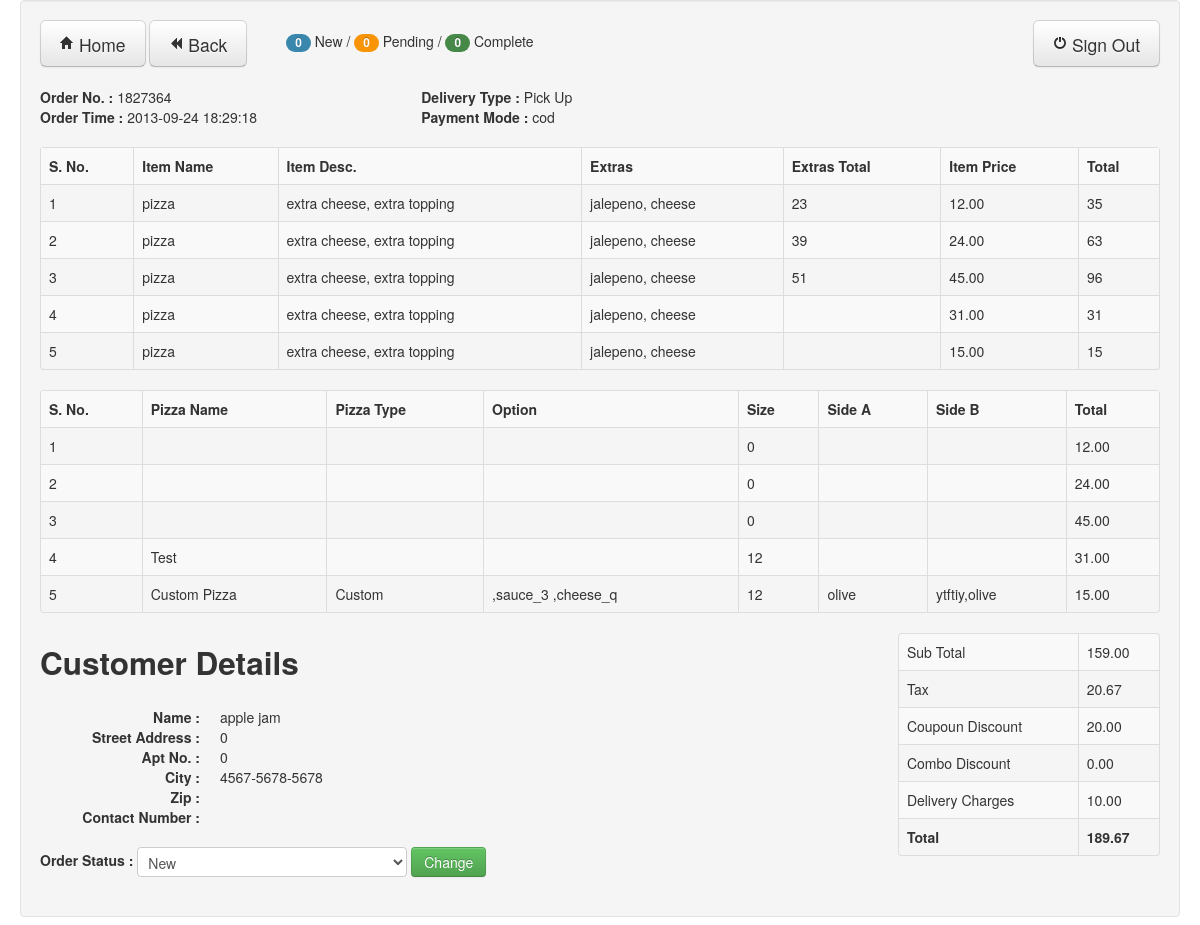
Screenshot of /orderDetails.php?url_mainorder_id=1827364&url_user_id=11&url_status_id=enable (signed in) with the database file from the repository.
### tables this page shows
CREATE TABLE IF NOT EXISTS `orders` (
  `mainorder_id` int(15) NOT NULL,
  `ip_address` varchar(255) NOT NULL,
  `session_id` varchar(255) NOT NULL,
  `order_date` date NOT NULL,
  `order_time` timestamp NOT NULL DEFAULT CURRENT_TIMESTAMP ON UPDATE CURRENT_TIMESTAMP,
  `time_mode` text NOT NULL,
  `status_deliver` text NOT NULL,
  `status_pickup` text NOT NULL,
  `status_dineup` text NOT NULL,
  `first_name` text NOT NULL,
  `last_name` text NOT NULL,
  `email` varchar(255) NOT NULL,
  `phone` varchar(255) NOT NULL,
  `add1` varchar(255) NOT NULL,
  `apt_no` int(11) NOT NULL,
  `city` varchar(255) NOT NULL,
  `zip` int(11) NOT NULL,
  `userid` int(11) NOT NULL,
  `status` varchar(255) NOT NULL,
  `dlinedate` varchar(45) NOT NULL,
  `dlinetime` varchar(25) NOT NULL,
  `appar_avail` varchar(12) NOT NULL,
  `subtotal` decimal(11,2) NOT NULL,
  `combo_dis` decimal(11,2) NOT NULL,
  `guest_id` int(11) NOT NULL,
  `user_id` int(11) NOT NULL,
  `order_total` decimal(11,2) NOT NULL,
  `coupon_discount` decimal(11,2) NOT NULL,
  `tax` decimal(11,2) NOT NULL,
  `delivery_charge` decimal(11,2) NOT NULL,
  `order_status` int(11) NOT NULL,
  `payment_mode` varchar(12) NOT NULL,
  PRIMARY KEY (`mainorder_id`)
);

CREATE TABLE IF NOT EXISTS `cart_order_items` (
  `temp_order_id` int(11) NOT NULL AUTO_INCREMENT,
  `order_id` int(11) NOT NULL,
  `session_id` varchar(255) NOT NULL,
  `item_id` int(11) NOT NULL,
  `selected_options` varchar(255) NOT NULL,
  `extra_items` varchar(255) NOT NULL,
  `extra_price` varchar(255) NOT NULL,
  `pizzaname` varchar(255) NOT NULL,
  `size` int(11) NOT NULL,
  `price` decimal(11,2) NOT NULL,
  `pizzatype` varchar(255) NOT NULL,
  `crusttype` varchar(255) NOT NULL,
  `option` varchar(255) NOT NULL,
  `toppingsideA` varchar(255) NOT NULL,
  `toppingsideB` varchar(255) NOT NULL,
  `userid` int(11) NOT NULL,
  `status` varchar(255) NOT NULL,
  `pizzaid` int(11) NOT NULL,
  `item_name` varchar(255) DEFAULT NULL,
  `selected_options_name` varchar(255) DEFAULT NULL,
  `extra_items_name` varchar(255) DEFAULT NULL,
  PRIMARY KEY (`temp_order_id`)
);

### orderDetails.php (the view, shortened to what this page needs)
<?php require_once('Connections/online_order.php'); ?>
<?php
$logoutAction = $_SERVER['PHP_SELF']."?doLogout=true";
if ((isset($_SERVER['QUERY_STRING'])) && ($_SERVER['QUERY_STRING'] != "")){
  $logoutAction .="&". htmlentities($_SERVER['QUERY_STRING']);
}
?>
<?php
if (!function_exists("GetSQLValueString")) {
function GetSQLValueString($theValue, $theType, $theDefinedValue = "", $theNotDefinedValue = "")
{
  $theValue = function_exists("mysql_real_escape_string") ? mysql_real_escape_string($theValue) : mysql_escape_string($theValue);
  switch ($theType) {
    case "long":
    case "int":
      $theValue = ($theValue != "") ? intval($theValue) : "NULL";
      break;
  }
  return $theValue;
}
}
$colname_rsUserInfo = "-1";
if (isset($_GET['url_user_id'])) {
  $colname_rsUserInfo = $_GET['url_user_id'];
}
$colname_rsOrderDetails = "-1";
if (isset($_GET['url_mainorder_id'])) {
  $colname_rsOrderDetails = $_GET['url_mainorder_id'];
}
$colname_Status = "-1";
if (isset($_GET['url_status_id'])) {
  $colname_Status = $_GET['url_status_id'];
}
$query_rsUserInfo = sprintf("SELECT * FROM orders WHERE userid = %s AND status ='%s' AND mainorder_id = %s" , GetSQLValueString($colname_rsUserInfo, "int"),$colname_Status,GetSQLValueString($colname_rsOrderDetails, "int"));
$rsUserInfo = mysql_query($query_rsUserInfo, $online_order) or die(mysql_error());
$row_rsUserInfo = mysql_fetch_assoc($rsUserInfo);
$query_rsOrderDetails = sprintf("SELECT * FROM cart_order_items WHERE order_id = %s", GetSQLValueString($colname_rsOrderDetails, "int"));
$rsOrderDetails = mysql_query($query_rsOrderDetails, $online_order) or die(mysql_error());
$row_rsOrderDetails = mysql_fetch_assoc($rsOrderDetails);
$query_rsOrderStatus = sprintf("SELECT * FROM order_updt_status WHERE status = '%s' AND userid=%s AND mainorder_id = %s",$colname_Status,GetSQLValueString($colname_rsUserInfo, "int"),GetSQLValueString($colname_rsOrderDetails, "int"));
$rsOrderStatus = mysql_query($query_rsOrderStatus, $online_order) or die(mysql_error());
$row_orderStatus = mysql_fetch_assoc($rsOrderStatus);
$update_status = $row_orderStatus['update_status'];
$query_newOrder = sprintf("SELECT * FROM order_updt_status WHERE update_status = 1 AND status='$colname_Status' AND userid = %s",GetSQLValueString($colname_rsUserInfo, "int") );
$query_pendingOrder = sprintf("SELECT * FROM order_updt_status WHERE update_status = 2 AND status='$colname_Status' AND userid = %s",GetSQLValueString($colname_rsUserInfo, "int") );
$query_completeOrder = sprintf("SELECT * FROM order_updt_status WHERE update_status = 3 AND status='$colname_Status' AND userid = %s",GetSQLValueString($colname_rsUserInfo, "int") );
$count_newOrder = mysql_query($query_newOrder, $online_order) or die(mysql_error());
$count_pendingOrder = mysql_query($query_pendingOrder, $online_order) or die(mysql_error());
$count_completeOrder = mysql_query($query_completeOrder, $online_order) or die(mysql_error());
$totalRows_newOrder = mysql_num_rows($count_newOrder);
$totalRows_pendingOrder = mysql_num_rows($count_pendingOrder);
$totalRows_completeOrder = mysql_num_rows($count_completeOrder);
$query_rsPizzaDetails = sprintf("SELECT * FROM cart_order_items WHERE order_id = %s AND item_name='pizza'", $colname_rsOrderDetails);
$rsPizzaDetails = mysql_query($query_rsPizzaDetails, $online_order) or die(mysql_error());
$row_rsPizzaDetails = mysql_fetch_assoc($rsPizzaDetails);
?>
<!DOCTYPE html>
<html>
<head>
  <link href="css/bootstrap.min.css" rel="stylesheet" media="screen">
    </head>
    <body>
      <div class="container-fluid">
        <div class="row-fluid">
          <div class="well">
            <div class="row-fluid">
              <a href="viewOrder.php" class="btn btn-large" type="button"><i class="icon-home"> </i> Home</a>
       <a href="viewOrder.php" class="btn btn-large" type="button"><i class="icon-backward"> </i> Back</a>
         <span class="badge badge-info"><?php echo $totalRows_newOrder; ?></span> New /
         <span class="badge badge-warning"><?php echo $totalRows_pendingOrder; ?></span> Pending /
         <span class="badge badge-success"><?php echo $totalRows_completeOrder; ?></span> Complete
        <a href="<?php echo $logoutAction ?>">
               <button class="btn btn-large pull-right" type="button"><i class="icon-off"> </i> Sign Out</button>
              </a>
             </div>
          <br>
                    <div class="row-fluid">
            <div class="span4">
             <strong> Order No. : </strong>
              <?php echo $row_rsUserInfo['mainorder_id']; ?>
              <br>
             <strong> Order Time :</strong>
               <?php echo $row_rsUserInfo['order_time']; ?>
            </div>
            <div class="span4">
             <strong> Delivery Type :</strong>
                                    <?php
        if($row_rsUserInfo['status_pickup'] == "yes")
          echo "Pick Up";
         ?>
              <br>
             <strong> Payment Mode :</strong>
               <?php echo $row_rsUserInfo['payment_mode']; ?>
            </div>
          </div>
          <br>
          <table class="table table-striped table-bordered">
            <tr>
              <th>S. No.</th>
              <th>Item Name</th>
              <th>Item Desc.</th>
              <th>Extras</th>
              <th>Extras Total</th>
              <th>Item Price</th>
              <th>Total</th>
            </tr>
            <?php $i = 1; do { ?>
  <tr>
    <td><?php echo $i++; ?></td>
    <td>
<?php echo $row_rsOrderDetails['item_name']; ?>
    </td>
    <td><?php echo $row_rsOrderDetails['selected_options_name']; ?></td>
    <td><?php echo $row_rsOrderDetails['extra_items_name']; ?></td>
    <td><?php echo $row_rsOrderDetails['extra_price']; ?></td>
    <td><?php echo $row_rsOrderDetails['price']; ?></td>
    <td><?php echo $row_rsOrderDetails['price']+$row_rsOrderDetails['extra_price']; ?></td>
  </tr>
  <?php } while ($row_rsOrderDetails = mysql_fetch_assoc($rsOrderDetails)); ?>
          </table>
                      <table class="table table-striped table-bordered">
              <tr>
              <th>S. No.</th>
                <th>Pizza Name</th>
                <th>Pizza Type</th>
                <th>Option</th>
                <th>Size</th>
                <th>Side A</th>
                <th>Side B</th>
                <th>Total</th>
              </tr>
              <?php $i = 1; do { ?>
              <tr>
              <td><?php echo $i++; ?></td>
                <td><?php echo $row_rsPizzaDetails['pizzaname']; ?></td>
                <td><?php echo $row_rsPizzaDetails['pizzatype']; ?></td>
                <td><?php echo $row_rsPizzaDetails['option']; ?></td>
                <td><?php echo $row_rsPizzaDetails['size']; ?></td>
                <td><?php echo $row_rsPizzaDetails['toppingsideA']; ?></td>
                <td><?php echo $row_rsPizzaDetails['toppingsideB']; ?></td>
                <td><?php echo $row_rsPizzaDetails['price']; ?></td>
              </tr>
               <?php } while ($row_rsPizzaDetails = mysql_fetch_assoc($rsPizzaDetails)); ?>
            </table>
<div class="row-fluid">
<div class="span8"
          <br>
          <h2>Customer Details</h2>
          <div class="row-fluid">
            <div class="span6">
            <dl class="dl-horizontal">
              <dt>Name :</dt>
              <dd><?php echo $row_rsUserInfo['first_name'] . " " . $row_rsUserInfo['last_name']; ?></dd>
              <dt>Street Address :</dt>
              <dt>Apt No. :</dt>
              <dd><?php echo $row_rsUserInfo['apt_no']; ?></dd>
              <dt>City :</dt>
              <dt>Zip :</dt>
              <dd><?php echo $row_rsUserInfo['zip']; ?></dd>
              <dt>Contact Number :</dt>
              <dd><?php echo $row_rsUserInfo['phone']; ?></dd>
            </dl>
            </div>
          </div>
<form class="form-inline" method="adminOrderDetails.php">
<fieldset>
  <label class="control-label"><strong>Order Status : </strong></label>
    <select id="orderStatus" name="orderStatus" class="input-xlarge">
      <option value="1" <?php if($update_status == 1) echo "selected"; ?>>New</option>
    </select>
<input id="orderChange" name="orderChange" class="btn btn-success" type="submit" value="Change">
</fieldset>
</form>
</div>
<div class="span3 pull-right">
  <table class="table table-bordered table-striped table-hover">
  <tr>
    <td>Sub Total</td>
    <td><?php echo $row_rsUserInfo['subtotal']; ?></td>
  </tr>
  <tr>
    <td>Tax</td>
    <td><?php echo $row_rsUserInfo['tax']; ?></td>
  </tr>
  <tr>
    <td>Coupoun Discount</td>
    <td><?php echo $row_rsUserInfo['coupon_discount']; ?></td>
  </tr>
  <tr>
    <td>Combo Discount</td>
    <td><?php echo $row_rsUserInfo['combo_dis']; ?></td>
  </tr>
  <tr>
    <td>Delivery Charges</td>
    <td><?php echo $row_rsUserInfo['delivery_charge']; ?></td>
  </tr>
  <tr>
    <td><strong>Total</strong></td>
    <td><strong><?php echo $row_rsUserInfo['order_total']; ?></strong></td>
  </tr>
  </table>
</div>
</div>
        </div>
      </div>
    </div>
  </body>
  </html>

### rows the page displays
orders: mainorder_id "1827364", order_time "2013-09-24 18:29:18", payment_mode "cod", first_name "apple", last_name "jam", apt_no "0", zip "0", phone "4567-5678-5678", subtotal "159.00", tax "20.67", coupon_discount "20.00", combo_dis "0.00", delivery_charge "10.00", order_total "189.67"
cart_order_items: item_name "pizza", selected_options_name "extra cheese, extra topping", extra_items_name "jalepeno, cheese", extra_price "23", price "12.00", $row_rsOrderDetails['price']+$row_rsOrderDetails['extra_price'] "35", size "0"
cart_order_items: item_name "pizza", selected_options_name "extra cheese, extra topping", extra_items_name "jalepeno, cheese", extra_price "39", price "24.00", $row_rsOrderDetails['price']+$row_rsOrderDetails['extra_price'] "63", size "0"
cart_order_items: item_name "pizza", selected_options_name "extra cheese, extra topping", extra_items_name "jalepeno, cheese", extra_price "51", price "45.00", $row_rsOrderDetails['price']+$row_rsOrderDetails['extra_price'] "96", size "0"
cart_order_items: item_name "pizza", selected_options_name "extra cheese, extra topping", extra_items_name "jalepeno, cheese", price "31.00", $row_rsOrderDetails['price']+$row_rsOrderDetails['extra_price'] "31", pizzaname "Test", size "12"
cart_order_items: item_name "pizza", selected_options_name "extra cheese, extra topping", extra_items_name "jalepeno, cheese", price "15.00", $row_rsOrderDetails['price']+$row_rsOrderDetails['extra_price'] "15", pizzaname "Custom Pizza", pizzatype "Custom", option ",sauce_3 ,cheese_q", size "12", toppingsideA "olive", toppingsideB "ytftiy,olive"

### other values shown
$totalRows_newOrder "0"
$totalRows_pendingOrder "0"
$totalRows_completeOrder "0"
